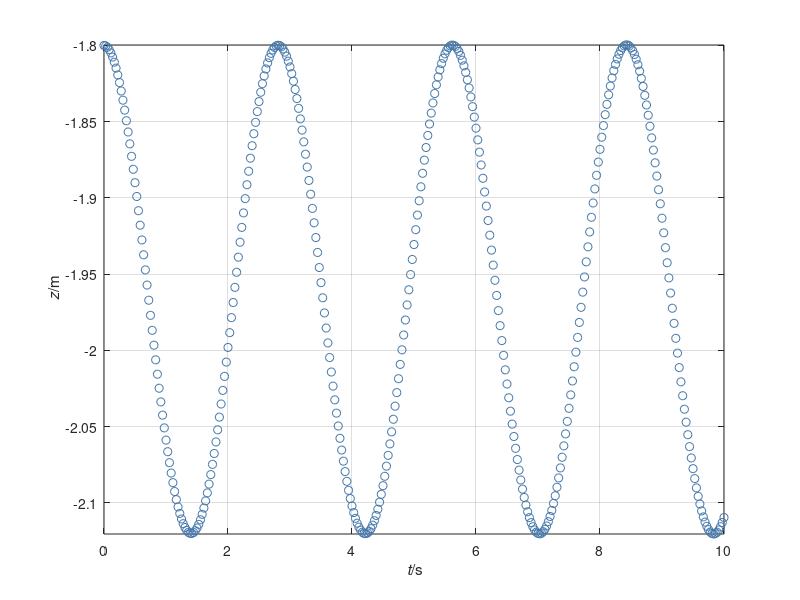

This figure's MATLAB source:
%%% Simulation of two bodies connected by Hookean material in 2D
%% Coordinates (t, z)

%% Constants
m = 5;	  % kg: mass object a
g = 9.8;  % N/kg: gravitational acceleration
k = 25;	  % N/m: spring constant

%% Initial conditions
t = 0;	    % s: time
z = -1.8;  % m: position object a
v = 0;     % m/s: velocity object a

%% Boundary conditions
G = -m * g;  % N: gravity supply object a

%% Parameters for time loop
t1 = 10;      % s: final time
dt = 0.0001;  % s: time step %@

%% Plotting
dtplot = t1/360;  % time interval between plots
tplot = dtplot;	  % time for next plot
clf
plot(t, z, 'o', 'color', '#4477AA')
xlabel('{\it t}/s'); ylabel('{\it z}/m')
hold on; axis('tight'); xlim([0, t1]); grid on %@

%% Numerical time integration
while t < t1
  %% constitutive relations
  P = m * v;
  F = -k * z;

  %% balance laws
  t = t + dt;
  P = P + (F + G) * dt;
  z = z + v * dt;

  %% constitutive relations
  v = P / m; %@

  %% plot
  if t > tplot
    plot(t, z, 'o', 'color', '#4477AA')
    pause(0)
    tplot = tplot + dtplot;
  end %@
end
